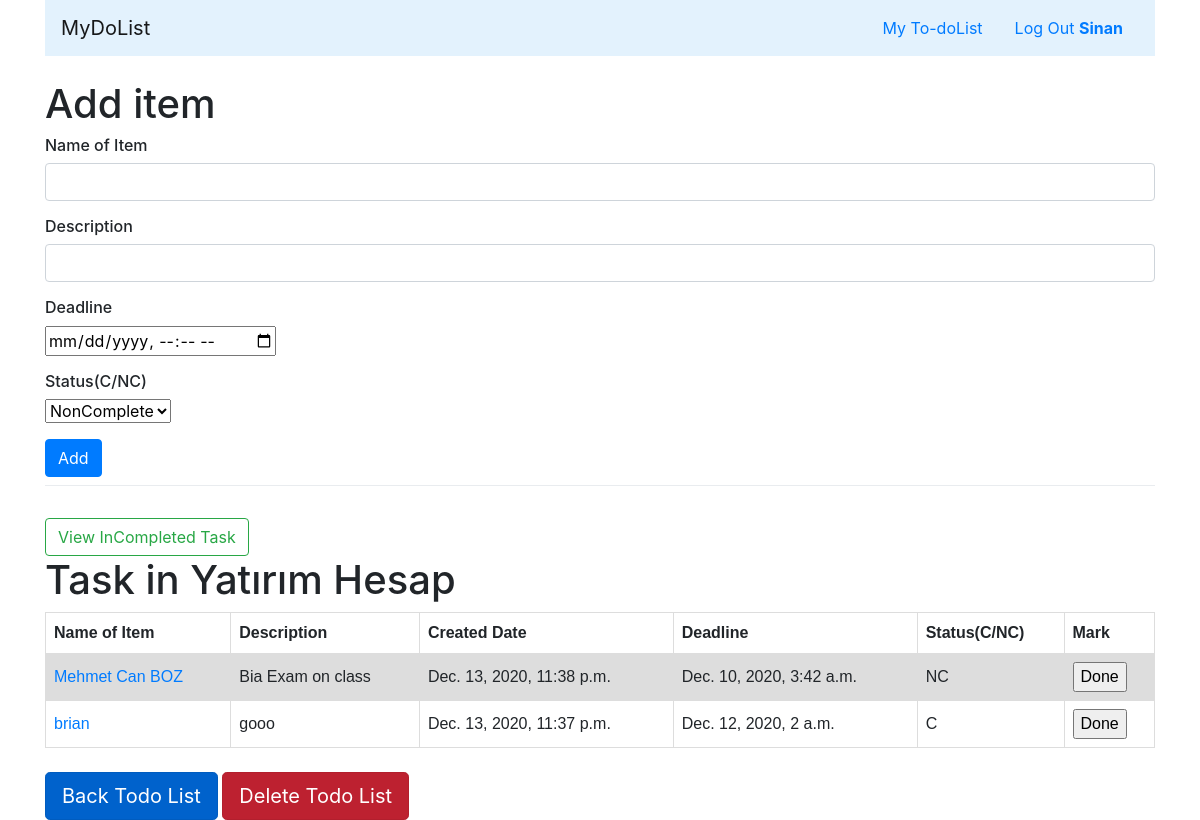
The page /todo/6/expired (signed in) on the database its author committed.
### todo/models.py (models this page shows, shortened)
class User(AbstractUser):
    pass

class Dolist(models.Model):
    user_todo=models.ForeignKey(User, on_delete=models.CASCADE, related_name="user_todos")
    name_list=models.CharField(max_length=1024)
    item=models.ManyToManyField(Item, blank=True, related_name="item_list")

class Item(models.Model):
    name_item = models.CharField(max_length=1024)
    desciption=models.CharField(max_length=2048)
    create_date=models.DateTimeField(auto_now=True)
    deadline=models.DateTimeField(auto_now=False)
    status=models.CharField(max_length=2,choices=Item_CHOICES,default=NONCOMPLETE)

### todo/views.py (the view)
# urls.py: path("todo/<int:list_id>/expired", views.expired, name="expired"),
@login_required(login_url='/login')
def expired(request,list_id):
    todo = Dolist.objects.get(pk=list_id)
    todolists = todo.item.all().order_by('name_item')
    x= datetime.now()
    return render(request, "todo/expired.html", {
        "todo": todo, "todolists": todolists, "x": x
    })

### todo/templates/todo/expired.html (shortened to what this page needs)
{% extends "todo/layout.html" %}
{% block body %}
<div class="container">
    <br>
    <h1>Add item</h1>
  <form action="{% url 'additem' todo.id %}"  method="post">
    <div class="form-group">
      <h6>Name of Item</h6>
      <input type="Text" class="form-control" name="name">
    </div>
    <div class="form-group">
      <h6>Description</h6>
      <input type="Text" class="form-control" name="description">
    </div>
    <div class="form-group">
        <h6>Deadline</h6>
      <input type="datetime-local" id="" name="deadline">
    </div>
    <div class="form-group">
        <h6>Status(C/NC)</h6>
        <select name="status">
           <option value="NC" selected>NonComplete</option>
        </select>
    </div>
    <button type="submit" class="btn btn-primary">Add</button>
  </form>
 <div class="dropdown-divider"></div>
    <br>
<a href="{%url 'complete' todo.id%}" class="btn btn-outline-success">View InCompleted Task</a>
    <h1>Task in {{ todo.name_list}}</h1>
<table>
  <tr>
    <th>Name of Item</th>
     <th>Description</th>
     <th>Created Date</th>
     <th>Deadline</th>
     <th>Status(C/NC)</th>
      <th>Mark</th>
  </tr>
    {% for todolist in todolists %}
    {% if todolist.deadline.day < x.day  %}
  <tr>
    <td><a href=""> {{todolist.name_item}} </a></td>
    <td> {{todolist.desciption}} </td>
    <td> {{todolist.create_date}} </td>
    <td> {{todolist.deadline}} </td>
    <td> {{todolist.status}} </td>
     <td> <form action="{%url 'done' todo.id todolist.id %}" method="post">
    <input type="submit" value="Done">
</form> </td>
  </tr>
    {% endif %}
  {% endfor %}
</table>
    <br>
    <a href="{%url 'todo' %}" class="btn btn-primary btn-lg active">Back Todo List</a>
    <a href="{%url 'deletetodo' todo.id %}" class="btn btn-danger btn-lg active">Delete Todo List</a>
</div>
{% endblock %}

### todo/templates/todo/layout.html (shortened to what this page needs)
{% load static %}
<!DOCTYPE html>
<html lang="en">
    <head>
        <link rel="stylesheet" href="https://stackpath.bootstrapcdn.com/bootstrap/4.4.1/css/bootstrap.min.css">
        <link href="{% static 'todo/style.css' %}" rel="stylesheet">
        <link rel="stylesheet" href="https://maxcdn.bootstrapcdn.com/bootstrap/4.0.0/css/bootstrap.min.css">
    </head>
    <header>
        <div class="container">
           <nav class="navbar navbar-light" style="background-color: #e3f2fd;">
            <a class="navbar-brand" href="{% url 'index' %}">MyDoList</a>
               <ul class="nav">
          {% if user.is_authenticated %}
            <li class="nav-item">
                <a class="nav-link" href="{% url 'todo' %}">My To-doList</a>
            </li>
            <li class="nav-item">
                    <a class="nav-link" href="{% url 'logout' %}">Log Out <strong>{{ user.username }}</strong> </a>
            </li>
        {% endif %}
        </header>
    <body>
        {% block body %}
        {% endblock %}
    </body>
</html>

### todo/static/todo/style.css (style rules this page uses)
table { font-family: arial, sans-serif; border-collapse: collapse; width: 100%; }
td, th { border: 1px solid #dddddd; text-align: left; padding: 8px; }
tr:nth-child(even) { background-color: #dddddd; }

### rows shown on the page
User: username "Sinan"
Dolist: name_list "Yatırım Hesap"
Item: name_item "Mehmet Can BOZ", desciption "Bia Exam on class", create_date "Dec. 13, 2020, 11:38 p.m.", deadline "Dec. 10, 2020, 3:42 a.m.", status "NC"
Item: name_item "brian", desciption "gooo", create_date "Dec. 13, 2020, 11:37 p.m.", deadline "Dec. 12, 2020, 2 a.m.", status "C"
